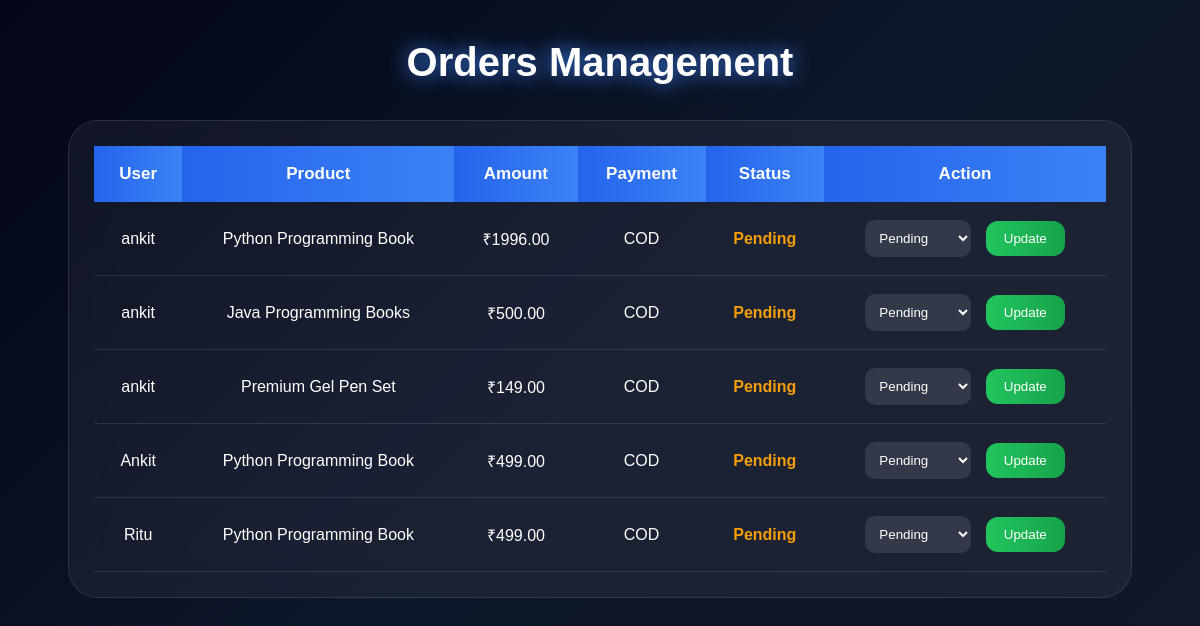
Before: /orders/ (signed in) with the older database file.
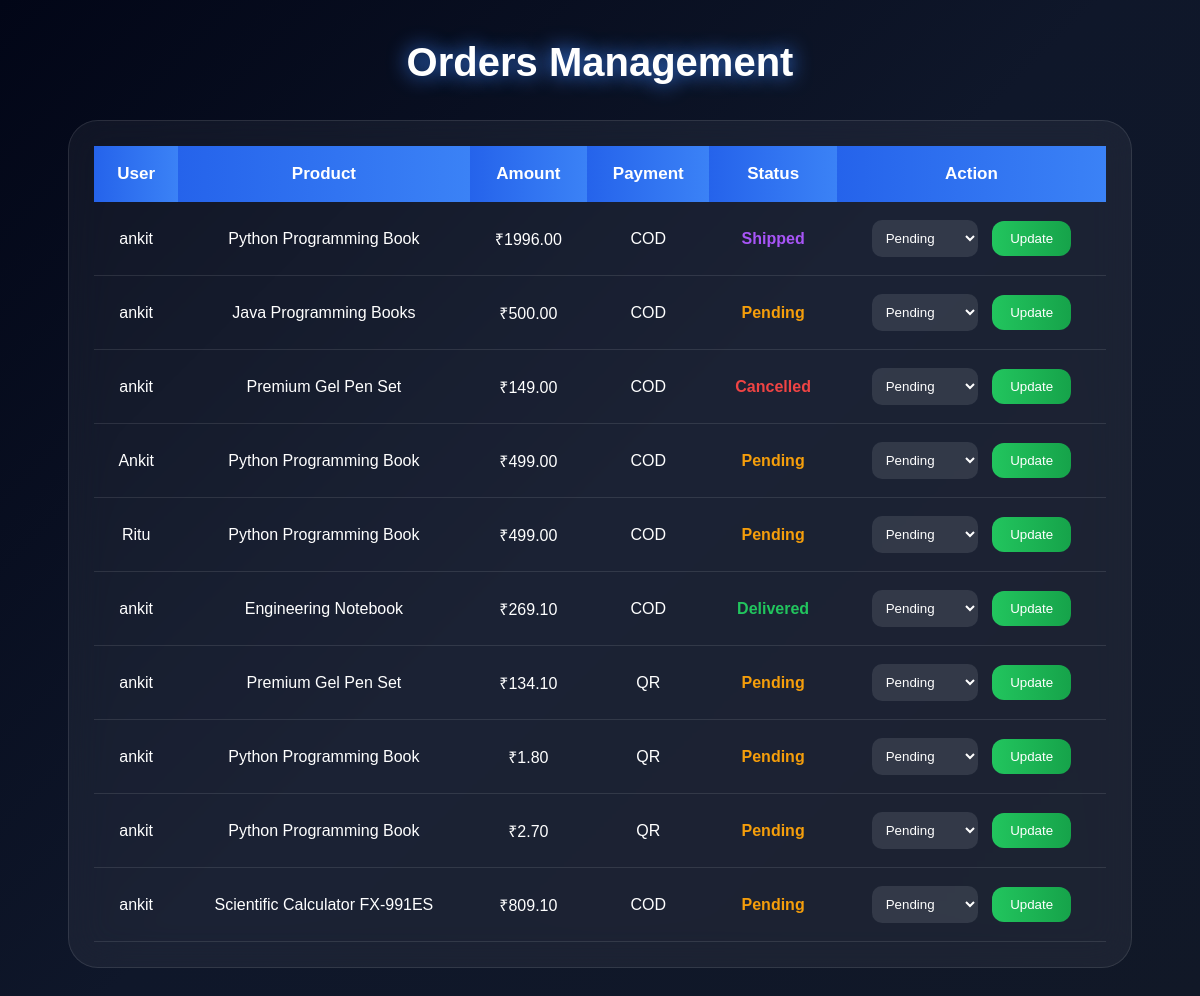
After: the same page with the newer database file.
### shop/models.py (models this page shows, shortened)
class Order(models.Model):
    STATUS_CHOICES = [
        ('Pending','Pending'),
        ('Processing','Processing'),
        ('Shipped','Shipped'),
        ('Delivered','Delivered')
    ]
    PAYMENT_CHOICES = [
        ('COD','Cash On Delivery'),
        ('QR','UPI QR'),
        ('CARD','Card Payment')
    ]
    user = models.ForeignKey(
        User,
        on_delete=models.CASCADE
    )
    product = models.ForeignKey(
        Product,
        on_delete=models.CASCADE
    )
    quantity = models.IntegerField()
    total_price = models.DecimalField(
        max_digits=10,
        decimal_places=2
    )
    payment_method = models.CharField(
        max_length=20,
        choices=PAYMENT_CHOICES,
        default='COD'
    )
    status = models.CharField(
        max_length=20,
        choices=STATUS_CHOICES,
        default='Pending'
    )
    created_at = models.DateTimeField(
        auto_now_add=True
    )

class Product(models.Model):
    name = models.CharField(max_length=200)
    description = models.TextField()
    price = models.IntegerField()
    image = models.ImageField(upload_to='products/')
    category = models.CharField(max_length=100)

### shop/views.py (the view)
@login_required
def orders_page(request):
    orders = Order.objects.all()
    return render(
        request,
        'orders.html',
        {
            'orders': orders
        }
    )

### templates/orders.html (shortened to what this page needs)
{% load static %}
<!doctype html>
<html lang="en">
  <head>
    <link rel="stylesheet" href="{% static 'css/orders.css' %}" />
  </head>
  <body>
    <div class="container">
      <h1>Orders Management</h1>
      <div class="table-box">
        <table>
          <thead>
            <tr>
              <th>User</th>
              <th>Product</th>
              <th>Amount</th>
              <th>Payment</th>
              <th>Status</th>
              <th>Action</th>
            </tr>
          </thead>
          <tbody>
            {% for order in orders %}
            <tr>
              <td>{{ order.user.username }}</td>
              <td>{{ order.product.name }}</td>
              <td>₹{{ order.total_price }}</td>
              <td>{{ order.payment_method }}</td>
              <td>
                <span class="{{ order.status|lower }}">
                  {{ order.status }}
                </span>
              </td>
              <td>
                <form
                  method="POST"
                  action="{% url 'update_order_status' order.id %}"
                >
                  <select name="status">
                    <option value="Pending">Pending</option>
                  </select>
                  <button type="submit" class="update-btn">Update</button>
                </form>
              </td>
            </tr>
            {% empty %}
            <tr>
              <td colspan="6">No Orders Found</td>
            </tr>
            {% endfor %}
          </tbody>
        </table>
      </div>
    </div>
  </body>
</html>

Changed rows visible on the page:
changed Order: status "Pending" → "Shipped"
changed Order: status "Pending" → "Cancelled"
added Order: user.username "ankit", product.name "Engineering Notebook", total_price "269.10", payment_method "COD", status "Delivered"
added Order: user.username "ankit", product.name "Premium Gel Pen Set", total_price "134.10", payment_method "QR", status "Pending"
added Order: user.username "ankit", product.name "Python Programming Book", total_price "1.80", payment_method "QR", status "Pending"
added Order: user.username "ankit", product.name "Python Programming Book", total_price "2.70", payment_method "QR", status "Pending"
added Order: user.username "ankit", product.name "Scientific Calculator FX-991ES", total_price "809.10", payment_method "COD", status "Pending"
